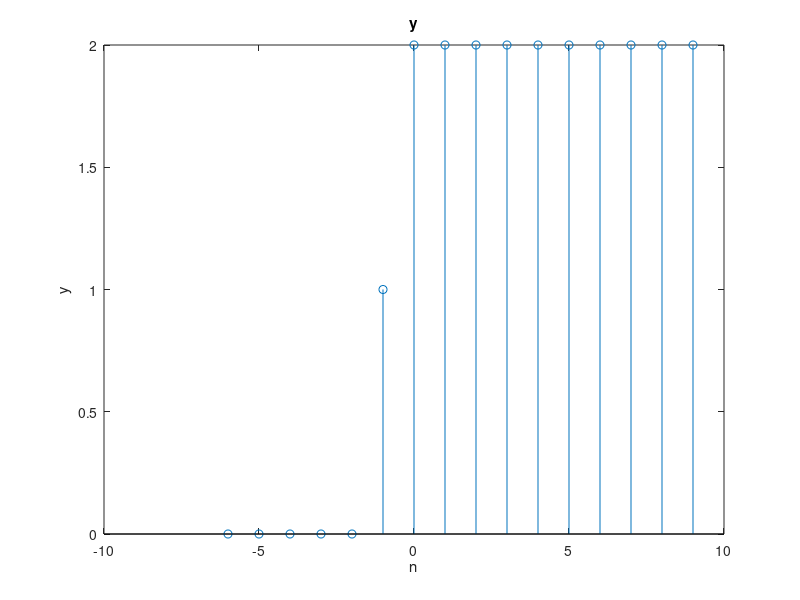

The MATLAB script that drew this image:
%exercise 1.4(b)

nx=[-5:9];
x1=[zeros(1,5) ones(1,10)];
x2=[zeros(1,4) ones(1,11)];
nx=[-6:9];
y=[0 x1+x2];

stem(nx,y) %y is causal only if when n<0, y=0
title('y')
xlabel('n')
ylabel('y')